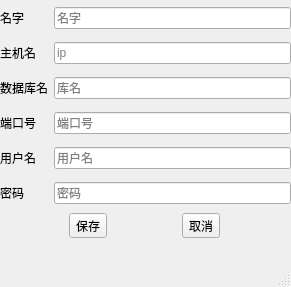
<?xml version="1.0" encoding="UTF-8"?>
<ui version="4.0">
 <class>MainWindow</class>
 <widget class="QMainWindow" name="MainWindow">
  <property name="geometry">
   <rect>
    <x>0</x>
    <y>0</y>
    <width>291</width>
    <height>287</height>
   </rect>
  </property>
  <property name="windowTitle">
   <string>MainWindow</string>
  </property>
  <widget class="QWidget" name="centralwidget">
   <widget class="QWidget" name="gridLayoutWidget">
    <property name="geometry">
     <rect>
      <x>0</x>
      <y>0</y>
      <width>291</width>
      <height>211</height>
     </rect>
    </property>
    <layout class="QGridLayout" name="gridLayout">
     <item row="3" column="0">
      <widget class="QLabel" name="label_2">
       <property name="text">
        <string>端口号</string>
       </property>
      </widget>
     </item>
     <item row="1" column="0">
      <widget class="QLabel" name="label">
       <property name="text">
        <string>主机名</string>
       </property>
      </widget>
     </item>
     <item row="5" column="1">
      <widget class="QLineEdit" name="lineEdit_4">
       <property name="placeholderText">
        <string>密码</string>
       </property>
      </widget>
     </item>
     <item row="2" column="1">
      <widget class="QLineEdit" name="lineEdit_6">
       <property name="placeholderText">
        <string>库名</string>
       </property>
      </widget>
     </item>
     <item row="0" column="1">
      <widget class="QLineEdit" name="lineEdit_7">
       <property name="placeholderText">
        <string>名字</string>
       </property>
      </widget>
     </item>
     <item row="4" column="1">
      <widget class="QLineEdit" name="lineEdit_3">
       <property name="placeholderText">
        <string>用户名</string>
       </property>
      </widget>
     </item>
     <item row="5" column="0">
      <widget class="QLabel" name="label_4">
       <property name="text">
        <string>密码</string>
       </property>
      </widget>
     </item>
     <item row="3" column="1">
      <widget class="QLineEdit" name="lineEdit_2">
       <property name="placeholderText">
        <string>端口号</string>
       </property>
      </widget>
     </item>
     <item row="1" column="1">
      <widget class="QLineEdit" name="lineEdit">
       <property name="placeholderText">
        <string>ip</string>
       </property>
      </widget>
     </item>
     <item row="4" column="0">
      <widget class="QLabel" name="label_3">
       <property name="text">
        <string>用户名</string>
       </property>
      </widget>
     </item>
     <item row="2" column="0">
      <widget class="QLabel" name="label_6">
       <property name="text">
        <string>数据库名</string>
       </property>
      </widget>
     </item>
     <item row="0" column="0">
      <widget class="QLabel" name="label_7">
       <property name="text">
        <string>名字</string>
       </property>
      </widget>
     </item>
    </layout>
   </widget>
   <widget class="QWidget" name="horizontalLayoutWidget">
    <property name="geometry">
     <rect>
      <x>0</x>
      <y>210</y>
      <width>291</width>
      <height>31</height>
     </rect>
    </property>
    <layout class="QHBoxLayout" name="horizontalLayout">
     <item>
      <widget class="QToolButton" name="toolButton">
       <property name="text">
        <string>保存</string>
       </property>
      </widget>
     </item>
     <item>
      <widget class="QToolButton" name="toolButton_2">
       <property name="text">
        <string>取消</string>
       </property>
      </widget>
     </item>
    </layout>
   </widget>
  </widget>
  <widget class="QMenuBar" name="menubar">
   <property name="geometry">
    <rect>
     <x>0</x>
     <y>0</y>
     <width>291</width>
     <height>23</height>
    </rect>
   </property>
  </widget>
  <widget class="QStatusBar" name="statusbar"/>
 </widget>
 <resources/>
 <connections>
  <connection>
   <sender>toolButton_2</sender>
   <signal>clicked()</signal>
   <receiver>MainWindow</receiver>
   <slot>close()</slot>
   <hints>
    <hint type="sourcelabel">
     <x>217</x>
     <y>354</y>
    </hint>
    <hint type="destinationlabel">
     <x>301</x>
     <y>358</y>
    </hint>
   </hints>
  </connection>
 </connections>
</ui>
